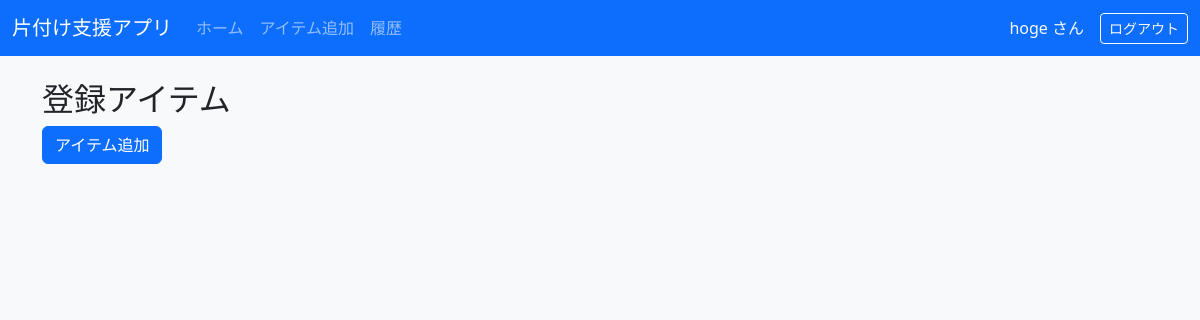
Page / (signed in) on the earlier database version.
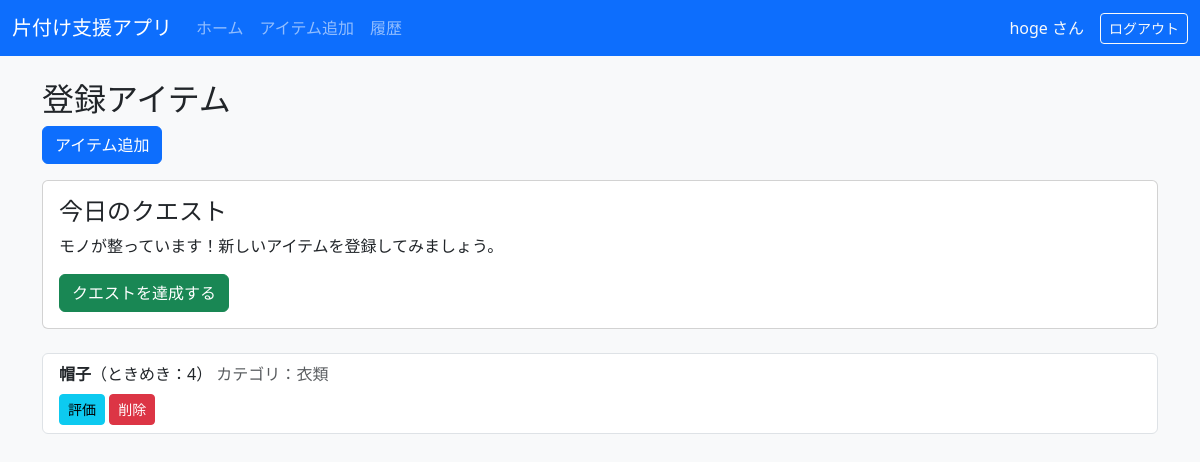
Same page on the later database version.
### app.py (models this page shows)
class User(db.Model, UserMixin):
    id = db.Column(db.Integer, primary_key=True)
    username = db.Column(db.String(80), unique=True, nullable=False)
    password_hash = db.Column(db.String(200), nullable=False)
    items = db.relationship("Item", backref="user", lazy=True)

class Item(db.Model):
    id = db.Column(db.Integer, primary_key=True)
    name = db.Column(db.String(100))
    category = db.Column(db.String(50))
    tokimeki = db.Column(db.Integer)
    features = db.Column(db.String(200))
    image_path = db.Column(db.String(200))
    date_added = db.Column(db.DateTime, default=datetime.utcnow)
    user_id = db.Column(db.Integer, db.ForeignKey('user.id'), nullable=False)

### app.py (the view, shortened to what this page needs)
@app.route("/")
@login_required
def index():
    items = Item.query.filter_by(user_id=current_user.id).order_by(Item.date_added.desc()).all()
    unrated_item = Item.query.filter(Item.tokimeki.is_(None)).first()
    all_items = Item.query.all()
    if all_items and all(item.tokimeki and item.tokimeki >= 3 for item in all_items):
        quest = {
            "item_id": "none",
            "item_name": None,
            "quest_text": "モノが整っています！新しいアイテムを登録してみましょう。",
            "special": True
        }
        return render_template("index.html", items=items, quest=quest)
    item = (
        Item.query.filter(Item.tokimeki.isnot(None))
        .order_by(Item.tokimeki.asc())
        .first()
    )
    if item:
        quest_text = generate_template_quest(item)
        quest = {
            "item_id": item.id,
            "item_name": item.name,
            "quest_text": quest_text,
            "special": False
        }
    else:
        quest = None
    return render_template("index.html", items=items, quest=quest)

### app.py (called while the page is built)
@login_manager.user_loader
def load_user(user_id):
    return User.query.get(int(user_id))

### templates/index.html
{% extends "layout.html" %}
{% block content %}
<h2>登録アイテム</h2>
<a href="{{ url_for('add_item') }}" class="btn btn-primary mb-3">アイテム追加</a>
{% if quest %}
<div class="card mb-4">
  <div class="card-body">
    <h4>今日のクエスト</h4>
    <p>{{ quest.quest_text }}</p>
    <a href="{{ url_for('resolve_quest', item_id=quest.item_id) }}"
       class="btn btn-success">
       クエストを達成する
    </a>
  </div>
</div>
{% endif %}
<ul class="list-group">
{% for item in items %}
  <li class="list-group-item">
    <strong>{{ item.name }}</strong>（ときめき：{{ item.tokimeki }}）
    <span class="text-muted">カテゴリ：{{ item.category }}</span>
    <div class="mt-2">
      <a href="{{ url_for('rate_item', item_id=item.id) }}" class="btn btn-sm btn-info">評価</a>
      <a href="{{ url_for('delete_with_mood', item_id=item.id) }}" class="btn btn-sm btn-danger">削除</a>
    </div>
  </li>
{% endfor %}
</ul>
{% endblock %}

### templates/layout.html (shortened to what this page needs)
<!DOCTYPE html>
<html lang="ja">
<head>
    <link rel="stylesheet"
          href="https://cdn.jsdelivr.net/npm/bootstrap@5.3.0/dist/css/bootstrap.min.css">
</head>
<body class="bg-light">
<nav class="navbar navbar-expand-lg navbar-dark bg-primary">
    <div class="container-fluid">
        <a class="navbar-brand" href="{{ url_for('index') }}">
            片付け支援アプリ
        </a>
        <div class="collapse navbar-collapse" id="navbarSupportedContent">
            <ul class="navbar-nav me-auto mb-2 mb-lg-0">
                <li class="nav-item">
                    <a class="nav-link" href="{{ url_for('index') }}">ホーム</a>
                </li>
                <li class="nav-item">
                    <a class="nav-link" href="{{ url_for('add_item') }}">アイテム追加</a>
                </li>
                <li class="nav-item">
                    <a class="nav-link" href="{{ url_for('history') }}">履歴</a>
                </li>
            </ul>
            <div class="d-flex align-items-center">
                {% if current_user.is_authenticated %}
                    <span class="navbar-text me-3 text-light">
                        {{ current_user.username }} さん
                    </span>
                    <a class="btn btn-outline-light btn-sm"
                       href="{{ url_for('logout') }}">ログアウト</a>
                {% else %}
                    <a class="btn btn-outline-light btn-sm me-2"
                       href="{{ url_for('login') }}">ログイン</a>
                    <a class="btn btn-warning btn-sm"
                       href="{{ url_for('register') }}">新規登録</a>
                {% endif %}
            </div>
        </div>
    </div>
</nav>
<div class="container mt-4">
    {% block content %}
    {% endblock %}
</div>
</body>
</html>

Differences in the rows shown:
added Item: name "帽子", tokimeki "4", category "衣類"
Other differences:
{{ quest.quest_text }}: (not shown) → "モノが整っています！新しいアイテムを登録してみましょう。"
text now shown: "今日のクエスト クエストを達成する"
